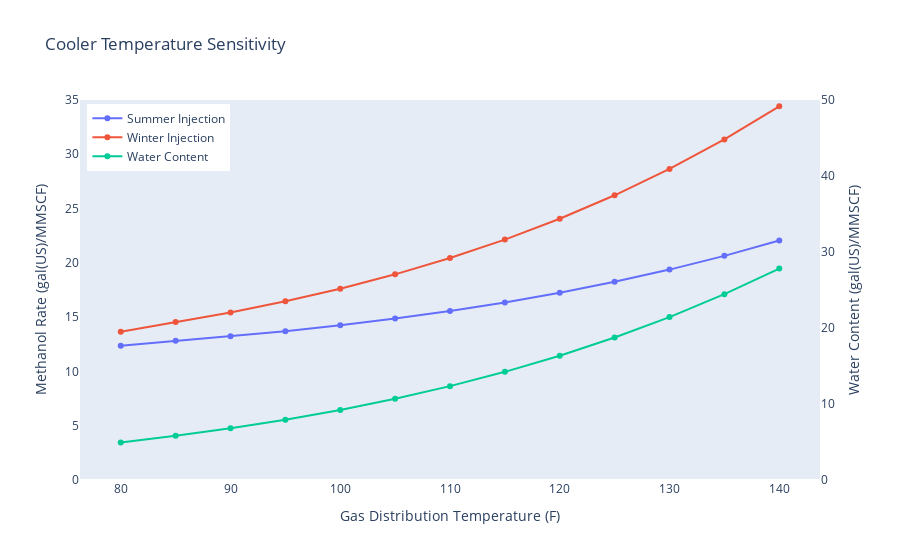

The notebook cell this image was saved under:
### Markdown cell above
Analysis of results:

### Code cell
PlotCoolerSensitivity(results_summer, results_winter, x_name, y_methanol_name, y_water_name)

### Figure 1 — Plotly figure (JSON) as saved in the notebook; plotly's stock layout.template omitted (floating-point values rounded to 4 significant figures)
{"data": [{"name": "Summer Injection", "type": "scatter", "x": [80, 85, 90, 95, 100, 105, 110, 115, 120, 125, 130, 135, 140], "y": [12.36, 12.82, 13.24, 13.71, 14.25, 14.87, 15.57, 16.36, 17.25, 18.25, 19.38, 20.64, 22.06]}, {"name": "Winter Injection", "type": "scatter", "x": [80, 85, 90, 95, 100, 105, 110, 115, 120, 125, 130, 135, 140], "y": [13.66, 14.54, 15.44, 16.46, 17.62, 18.94, 20.44, 22.14, 24.06, 26.22, 28.65, 31.37, 34.41]}, {"name": "Water Content", "type": "scatter", "x": [80, 85, 90, 95, 100, 105, 110, 115, 120, 125, 130, 135, 140], "y": [4.948, 5.818, 6.804, 7.933, 9.221, 10.69, 12.35, 14.23, 16.36, 18.75, 21.44, 24.45, 27.82], "yaxis": "y2"}], "layout": {"legend": {"x": 0.01, "y": 0.99}, "title": {"text": "Cooler Temperature Sensitivity"}, "xaxis": {"showgrid": false, "title": {"text": "Gas Distribution Temperature (F)"}}, "yaxis": {"range": [0, 35], "showgrid": false, "title": {"text": "Methanol Rate (gal(US)/MMSCF)"}}, "yaxis2": {"overlaying": "y", "range": [0, 50], "showgrid": false, "side": "right", "title": {"text": "Water Content (gal(US)/MMSCF)"}}}}
